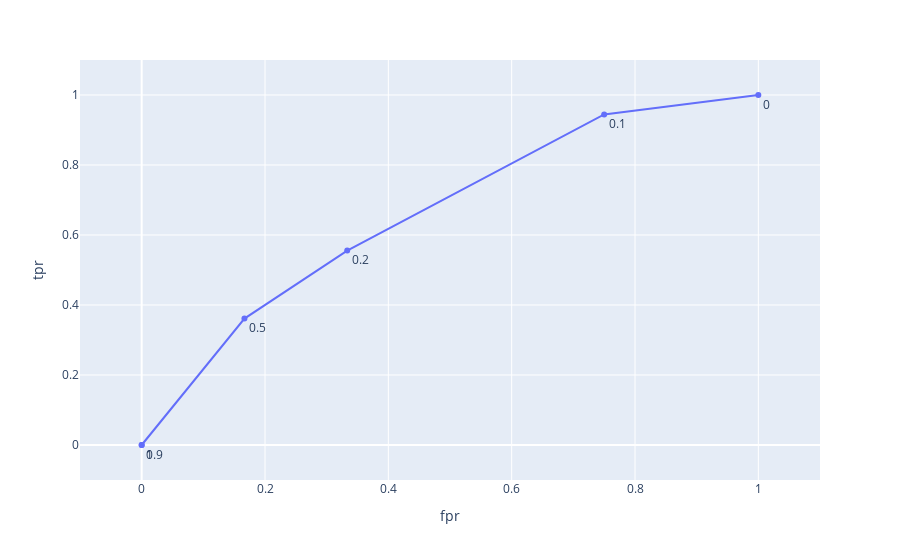

This figure's notebook cell:
### Code cell
import plotly.express as px

fig = px.line(df, x="fpr", y="tpr", text = 'tau')
fig.update_layout(yaxis_range=[-0.1,1.1], 
                  xaxis_range=[-0.1,1.1])
fig.update_traces(textposition="bottom right")
fig.show()

### Figure 1 — Plotly figure (JSON) as saved in the notebook; plotly's stock layout.template omitted (floating-point values rounded to 4 significant figures)
{"data": [{"hovertemplate": "fpr=%{x}<br>tpr=%{y}<br>tau=%{text}<extra></extra>", "legendgroup": "", "line": {"color": "#636efa", "dash": "solid"}, "marker": {"symbol": "circle"}, "mode": "lines+markers+text", "name": "", "orientation": "v", "showlegend": false, "text": [0, 0.1, 0.2, 0.5, 0.9, 1], "textposition": "bottom right", "type": "scatter", "x": [1, 0.75, 0.3333, 0.1667, 0, 0], "xaxis": "x", "y": [1, 0.9444, 0.5556, 0.3611, 0, 0], "yaxis": "y"}], "layout": {"legend": {"tracegroupgap": 0}, "margin": {"t": 60}, "xaxis": {"anchor": "y", "domain": [0, 1], "range": [-0.1, 1.1], "title": {"text": "fpr"}}, "yaxis": {"anchor": "x", "domain": [0, 1], "range": [-0.1, 1.1], "title": {"text": "tpr"}}}}
